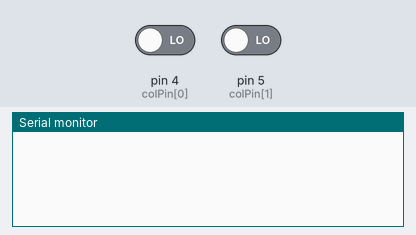
Recording of a sketch running on a simulated Arduino Leonardo, built with avr-gcc and run on an emulated ATmega32U4. On the bench: the last lines printed to the serial monitor. The inputs (shaded band) are chosen by the test bench; at power-on: pin 4 (colPin[0]) LOW, pin 5 (colPin[1]) LOW. USB keyboard and mouse output is not drawn.

Above: at 1.2 s.
1.3 s: pin 4 (colPin[0]) driven HIGH
At 2.0 s:
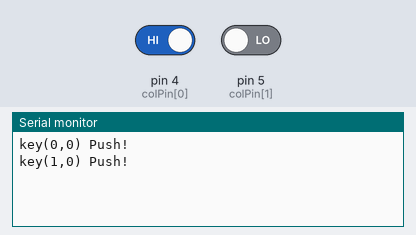
2.8 s: pin 4 (colPin[0]) driven LOW
At 3.2 s:
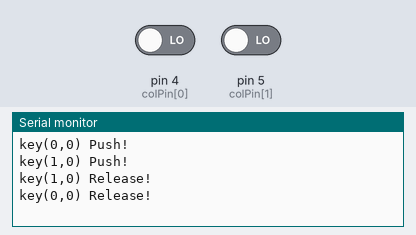
4.3 s: pin 5 (colPin[1]) driven HIGH
At 5.5 s:
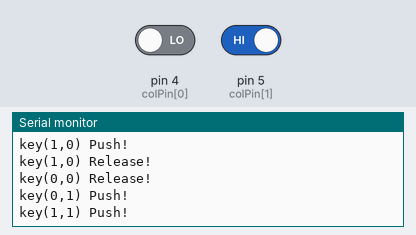
5.8 s: pin 5 (colPin[1]) driven LOW
At 6.6 s:
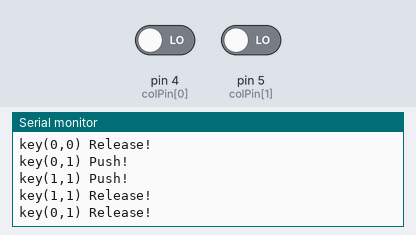

The sketch:

oneKeyKeyboard.ino
```cpp
#include "Keyboard.h"

const int rowNum = 2;
const int colNum = 2;

const int rowPin[rowNum] = { 2, 3 };
const int colPin[colNum] = { 4, 5 };
const byte keyMap[rowNum][colNum]  = {
  { 0x61, 0x62 },
  { 0x63, 0x64 }
};

bool currentState[rowNum][colNum];
bool beforeState[rowNum][colNum];

int i,j;

void setup() {

  for( i = 0; i < rowNum; i++){
    pinMode(rowPin[i],OUTPUT);
  }

  for( i = 0; i < colNum; i++){
    pinMode(colPin[i],INPUT);
  }

  for( i = 0; i < rowNum; i++){
    for( j = 0; j < colNum; j++){
      currentState[i][j] = LOW;
      beforeState[i][j] = LOW;
    }
    digitalWrite(rowPin[i],LOW);
  }

  Serial.begin(9600);//9600bpsでポートを開く
  Keyboard.begin();
}

void loop() {
   for( i = 0; i < rowNum; i++){
    digitalWrite( rowPin[i], HIGH );

    for( j = 0; j < colNum; j++){
      currentState[i][j] = digitalRead(colPin[j]);

      if ( currentState[i][j] != beforeState[i][j] ){

        Serial.print("key(");
        Serial.print(i);
        Serial.print(",");
        Serial.print(j);
        Serial.print(")");

        if ( currentState[i][j] == HIGH){
          Serial.println(" Push!");
   Keyboard.press( keyMap[i][j] );
        } else {
          Serial.println(" Release!");
   Keyboard.release( keyMap[i][j] );
        }
      beforeState[i][j] = currentState[i][j];
      }
    }
    digitalWrite( rowPin[i], LOW );
   }
}
```

Measured:
- after the input at 1.3 s, the serial monitor: prints a new line at once (image 1)
- after the input at 2.8 s, the serial monitor: prints a new line at once (image 2)
- after the input at 4.3 s, the serial monitor: prints a new line at once (image 3)
- after the input at 5.8 s, the serial monitor: prints a new line at once (image 4)
